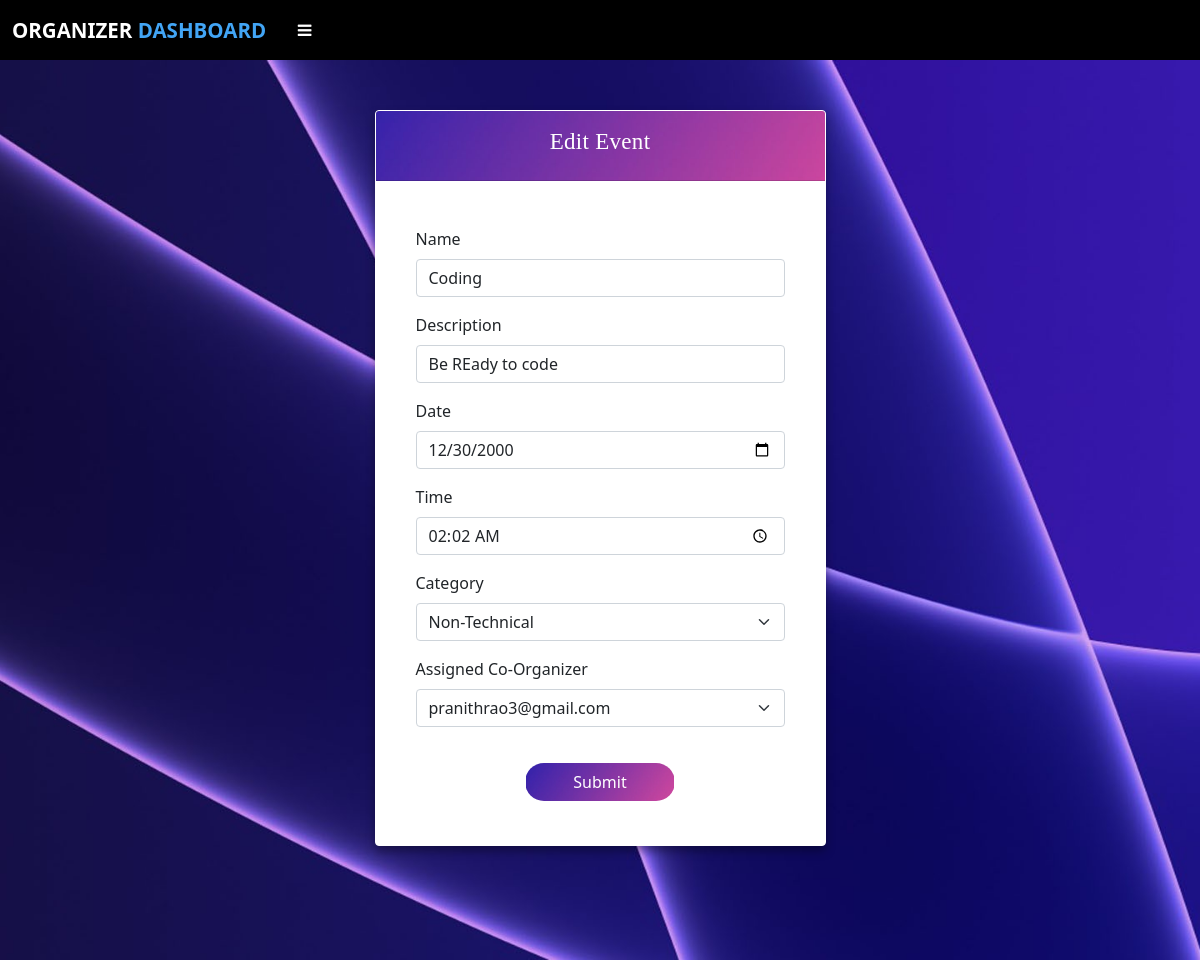
The app's page /edit_event/2 (signed in) with its own data.
### app.py (models this page shows, shortened)
class Event(db.Model):
    id = db.Column(db.Integer,primary_key=True)
    name = db.Column(db.String(50),nullable=False)
    description = db.Column(db.String(255),nullable=False)
    date = db.Column(db.String(50), nullable=False)
    time = db.Column(db.String(50), nullable=False)
    category = db.Column(db.String(50),nullable=False)
    coorg_mail = db.Column(db.String(80),db.ForeignKey('coorganizer.email'))
    org_id = db.Column(db.Integer,db.ForeignKey('organizer.id'))
    participant_id=db.relationship('Participant',cascade="all,delete",backref='participants')
    judge_event_id=db.relationship('Judge',cascade="all,delete",backref='ownersj')
    part_event_id=db.relationship('Plist',cascade="all,delete",backref='ownersjp')

### app.py (the view)
@app.route("/edit_event/<int:id>",methods=['GET','POST'])
def edit_event(id):
    if 'organizer' in session:
        event = Event.query.filter_by(id=id).first()
        get_coOrganizer_data = Coorganizer.query.all()
        if session['organizer_id'] == int(event.org_id):
            return render_template('edit_event.html',data=event,coorg = get_coOrganizer_data)
        else:
            flash("You can only edit the events added by you","error")
            return redirect(url_for('view_event'))
    else:
        flash("Session Expired","error")
        return redirect(url_for('organizer_log'))

### templates/edit_event.html (shortened to what this page needs)
{% extends "organizer_layout.html" %}
{% block head %} {{ super() }}
{% endblock %}
{% block content %}
<div
  style="
    background: url('../static/background.avif') no-repeat;
    background-size: cover;
    background-position: center;
    height: 900px;
  "
>
  <div class="container">
    <div class="row justify-content-center">
      <div class="col-sm-5">
        <div class="card">
          <div class="card-header">
            <p style="margin-top: 6px">Edit Event</p>
          </div>
          <div class="card-body">
            <div class="container mb-2">
              <div class="row justify-content-center">
                <form action="/editevent/{{data.id}}" method="POST">
                  <div class="mb-3" style="margin-top: 30px">
                    <label class="form-label">Name</label>
                    <input
                      type="text"
                      class="form-control"
                      name="name"
                      value="{{data.name}}"
                      required
                    />
                  </div>
                  <div class="mb-3">
                    <label class="form-label">Description</label>
                    <input
                      name="description"
                      type="text"
                      value="{{data.description}}"
                      class="form-control"
                      required
                    />
                  </div>
                  <div class="mb-3">
                    <label class="form-label">Date</label>
                    <input
                      type="date"
                      class="form-control"
                      value="{{data.date}}"
                      name="date"
                      required
                    />
                  </div>
                  <div class="mb-3">
                    <label class="form-label">Time</label>
                    <input
                      type="time"
                      value="{{data.time}}"
                      class="form-control"
                      name="time"
                      required
                    />
                  </div>
                  <div class="mb-3">
                    <label class="form-label">Category</label>
                    <select class="form-select" name="category" required>
                      <option value="{{data.category}}" selected>
                        {{data.category}}
                      </option>
                    </select>
                  </div>
                  <div class="mb-3">
                    <label class="form-label">Assigned Co-Organizer</label>
                    <select class="form-select" name="co-organizer" required>
                      <option value="{{data.coorg_mail}}" selected>
                        {{data.coorg_mail}}
                      </option>
                    </select>
                  </div>
                  <div class="row justify-content-center">
                    <button type="submit" id="button1" class="btn btn-primarys">
                      Submit
                    </button>
                  </div>
                </form>
              </div>
            </div>
          </div>
        </div>
      </div>
    </div>
  </div>
  {% endblock %}

### templates/edit_event.html (style rules this page uses)
.card { margin-top: 50px; }
#button1 { margin-top: 20px; width: 150px; border-radius: 50px; background: url("../static/back1.jpg") no-repeat; background-position: center; background-size: cover; color: white; margin-bottom: 20px; }
.card-header { background: url("../static/back1.jpg") no-repeat; background-position: center; background-size: cover; height: 70px; font-family: Bahnschrift SemiBold; text-decoration: none; color: white; text-align: center; font-size: 28px; }

### templates/organizer_layout.html (style rules this page uses)
body { font-family: "Roboto" sans-serif; background-color: #f2f3f4; }
* { margin: 0; padding: 0; text-decoration: none; list-style: none; }
.card-header { background-color: #1976d2; text-align: center; font-weight: 500; color: white; font-size: 23px; letter-spacing: 0.3px; font-family: Bahnschrift SemiBold; }
.card { border: solid 1px white; box-shadow: rgba(0, 0, 0, 0.35) 0px 5px 10px; }

### records on screen
Event: name "Coding", description "Be REady to code", date "12/30/2000", time "02:02", category "Non-Technical", co-organizer "pranithrao3@gmail.com"
